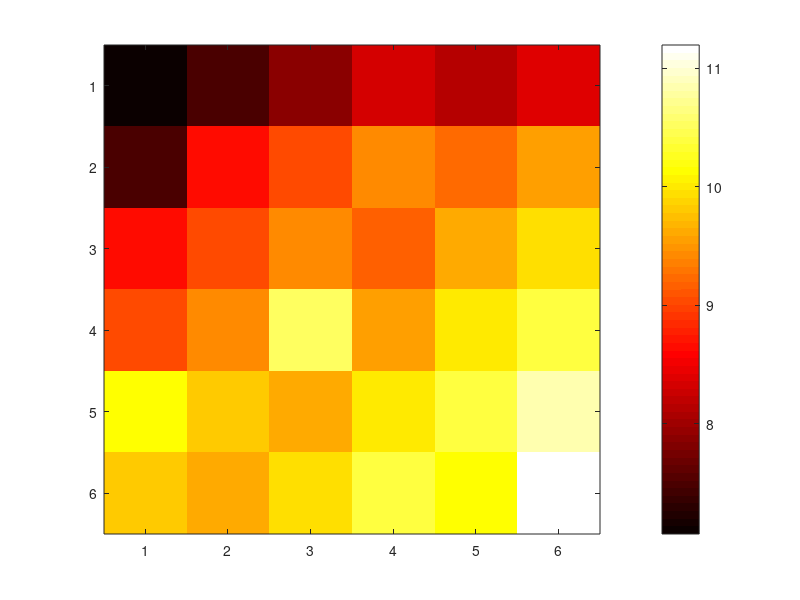

Write the MATLAB code that produced this figure.
% Donji desni
d1 = zeros(6, 6, 2);
d1(1, :, :) = [[55.0, 55.0],
               [55.0, 56.0],
               [56.0, 56.0],
               [57.0, 56.0],
               [60.0, 53.0],
               [58.0, 56.0]];
d1(2, :, :) = [[54.0, 57.0],
               [58.0, 55.0],
               [59.0, 55.0],
               [57.0, 58.0],
               [60.0, 55.0],
               [58.0, 58.0]];
d1(3, :, :) = [[55.0, 58.0],
               [57.0, 57.0],
               [57.0, 58.0],
               [56.0, 59.0],
               [60.0, 56.0],
               [58.0, 59.0]];
d1(4, :, :) = [[55.0, 59.0],
               [57.0, 58.0],
               [58.0, 59.0],
               [57.0, 59.0],
               [60.0, 57.0],
               [61.0, 57.0]];
d1(5, :, :) = [[58.0, 58.0],
               [58.0, 58.0],
               [56.0, 60.0],
               [57.0, 60.0],
               [57.0, 61.0],
               [58.0, 61.0]];
d1(6, :, :) = [[57.0, 59.0],
               [55.0, 61.0],
               [58.0, 59.0],
               [57.0, 61.0],
               [57.0, 61.0],
               [60.0, 60.0]];
z1 = zeros(6, 6);
for i = 1:6
  for j = 1:6
    z1(i, j) = abs(sqrt(d1(i, j, 1)^2 + d1(i, j, 2)^2) - sqrt((50 + (i-1) * (2.5 / 6))^2 + (50 + (j-1) * (2.5 / 6))^2));
  endfor
endfor
imagesc(z1);
colormap hot;
colorbar;
